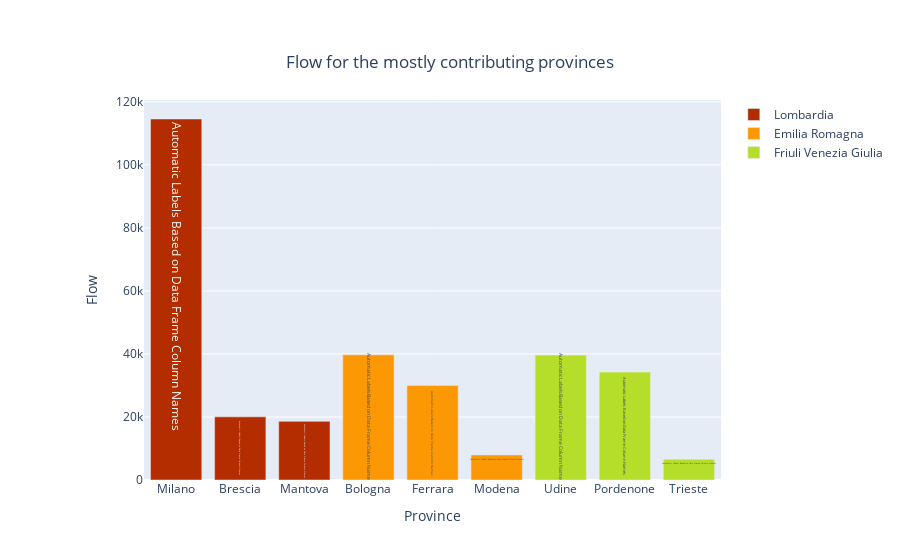
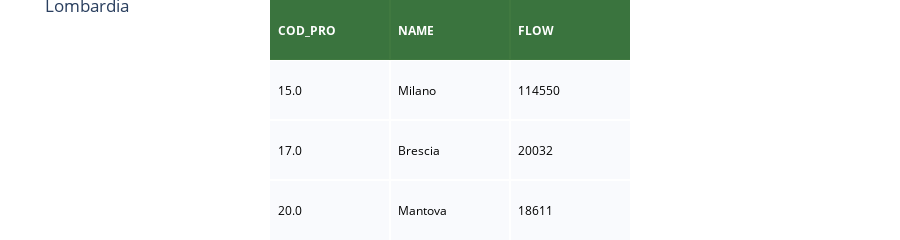
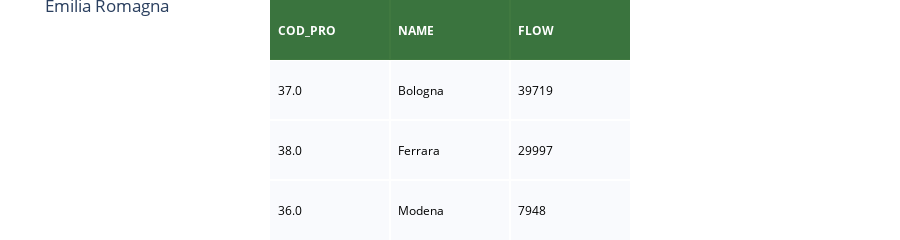
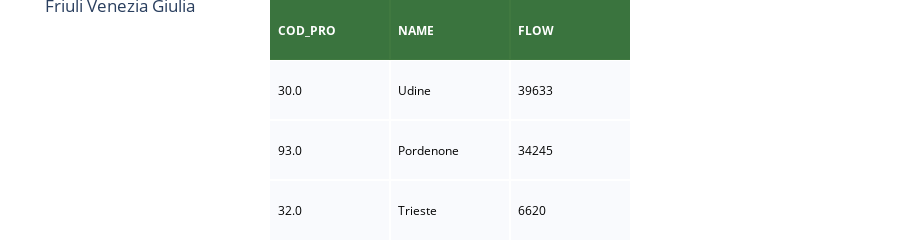

Notebook code cell kept with these figures, in order:
### Markdown cell above
## 2

### Code cell
# 4.2: STUDY OF THE FLUXES OF THE MOSTLY CONTRIBUTING PROVINCES BASED ON THE DAY OF THE WEEK 

#SELECTION OF THE PROVINCES THAT ARE MOSTLY CONTRIBUTING BASED ON THE FLOW 

#Functions that finds the mostly contributing provinces for each region:
#Returns the total flux for each province and the code of the selected provinces
def flow_province(data_regions):
    flow_province=data_regions.groupby('COD_PRO').FLOW.sum()
    flow_sorted=flow_province.sort_values(ascending=False)
    #flow_selected=flow_sorted.loc[flow_sorted[:] >= 1e4].reset_index()
    flow_selected=flow_sorted.head(n=3).reset_index()  #We choose the first 3 with the highest flux
    cod_pro_selected=flow_selected['COD_PRO'].values[:]
    return flow_selected, cod_pro_selected

d_flow_province = {} #for function output
cod_pro_selected={} #for function output
flow_pro={} #to built a dictionary with a flow dataframe for the different regions
pro_selected={}  #to built a dictionary with the code of the selected provinces

for i in range(len(reg)): 
    d_flow_province, cod_pro_selected = flow_province(data_reg[reg[i]]) #function returns two different outputs
    flow_pro[reg[i]]= d_flow_province
    pro_selected[reg[i]]=cod_pro_selected
    

#Associating each province code the province name
#flow of the province for a region flow_pro[reg[i]]: 'COD PRO', 'NAME', 'FLOW'

for i in range(len(reg)):
    name_l=[]
    for cod in flow_pro[reg[i]]['COD_PRO'].values[:]:
        if cod in d[reg[i]]['COD_PRO'].values[:]:
            where=np.argwhere(d[reg[i]]['COD_PRO'].values[:]==cod)
            idx=where[0][0] 
            name=d[reg[i]]['PROVINCIA'].values[idx:idx+1][0]
            name_l.append(name)
    flow_pro[reg[i]].insert(1, "NAME", name_l)

#Display the results
import plotly.graph_objs as go
import plotly.figure_factory as ff

result=pd.concat(flow_pro.values(), axis=1)

fig5 = go.Figure()
color_dict = ['#b32d00', '#fb9804' ,'#b5de2b']


for i in range(len(reg)):  
        fig5.add_trace(go.Bar(x = flow_pro[reg[i]]["NAME"], y = flow_pro[reg[i]]["FLOW"], name=reg[i], marker_color=color_dict[i], text="Automatic Labels Based on Data Frame Column Names"))
        fig5.update_layout(barmode='relative')
       # fig5.add_trace(go.Bar(x = flow_pro[reg[i]]["NAME"], y = flow_pro[reg[i]]["FLOW"],name =reg[i]))
        fig5.update_layout(title={'text': "Flow for the mostly contributing provinces",'y':0.9,'x':0.5,'xanchor': 'center','yanchor': 'top'},xaxis = {'domain': [0.1, 1.], 'title':'Province'}, yaxis = {'domain': [0, 1], 'anchor': 'x2', 'title': 'Flow'})

fig5.show()



table_color =  [[0, '#004d00'],[.5, '#ffffff'],[1, '#ffffff']]
    
for i in range(len(reg)):  
    fig = ff.create_table(flow_pro[reg[i]],colorscale=table_color)
    fig.update_layout(xaxis = {'domain': [.2, .7]}, yaxis1 = {'domain': [0, 1]})
    fig.update_layout(title={'text': str(reg[i]),'xanchor': 'left','yanchor': 'top'}, xaxis1 = {'domain': [0.3, .7]}, yaxis1 = {'domain': [0., 1]})
    fig.show()

### Figure 1 — Plotly figure (JSON) as saved in the notebook; plotly's stock layout.template omitted (floating-point values rounded to 4 significant figures)
{"data": [{"marker": {"color": "#b32d00"}, "name": "Lombardia", "text": "Automatic Labels Based on Data Frame Column Names", "type": "bar", "x": ["Milano", "Brescia", "Mantova"], "y": [114550, 20032, 18611]}, {"marker": {"color": "#fb9804"}, "name": "Emilia Romagna", "text": "Automatic Labels Based on Data Frame Column Names", "type": "bar", "x": ["Bologna", "Ferrara", "Modena"], "y": [39719, 29997, 7948]}, {"marker": {"color": "#b5de2b"}, "name": "Friuli Venezia Giulia", "text": "Automatic Labels Based on Data Frame Column Names", "type": "bar", "x": ["Udine", "Pordenone", "Trieste"], "y": [39633, 34245, 6620]}], "layout": {"barmode": "relative", "title": {"text": "Flow for the mostly contributing provinces", "x": 0.5, "xanchor": "center", "y": 0.9, "yanchor": "top"}, "xaxis": {"domain": [0.1, 1], "title": {"text": "Province"}}, "yaxis": {"anchor": "x2", "domain": [0, 1], "title": {"text": "Flow"}}}}

### Figure 2 — Plotly figure (JSON) as saved in the notebook; plotly's stock layout.template omitted (floating-point values rounded to 4 significant figures)
{"data": [{"colorscale": [[0, "#004d00"], [0.5, "#ffffff"], [1, "#ffffff"]], "hoverinfo": "none", "opacity": 0.75, "showscale": false, "type": "heatmap", "z": [[0, 0, 0], [0.5, 0.5, 0.5], [1, 1, 1], [0.5, 0.5, 0.5]]}], "layout": {"annotations": [{"align": "left", "font": {"color": "#ffffff"}, "showarrow": false, "text": "<b>COD_PRO</b>", "x": -0.45, "xanchor": "left", "xref": "x", "y": 0, "yref": "y"}, {"align": "left", "font": {"color": "#ffffff"}, "showarrow": false, "text": "<b>NAME</b>", "x": 0.55, "xanchor": "left", "xref": "x", "y": 0, "yref": "y"}, {"align": "left", "font": {"color": "#ffffff"}, "showarrow": false, "text": "<b>FLOW</b>", "x": 1.55, "xanchor": "left", "xref": "x", "y": 0, "yref": "y"}, {"align": "left", "font": {"color": "#000000"}, "showarrow": false, "text": "15.0", "x": -0.45, "xanchor": "left", "xref": "x", "y": 1, "yref": "y"}, {"align": "left", "font": {"color": "#000000"}, "showarrow": false, "text": "Milano", "x": 0.55, "xanchor": "left", "xref": "x", "y": 1, "yref": "y"}, {"align": "left", "font": {"color": "#000000"}, "showarrow": false, "text": "114550", "x": 1.55, "xanchor": "left", "xref": "x", "y": 1, "yref": "y"}, {"align": "left", "font": {"color": "#000000"}, "showarrow": false, "text": "17.0", "x": -0.45, "xanchor": "left", "xref": "x", "y": 2, "yref": "y"}, {"align": "left", "font": {"color": "#000000"}, "showarrow": false, "text": "Brescia", "x": 0.55, "xanchor": "left", "xref": "x", "y": 2, "yref": "y"}, {"align": "left", "font": {"color": "#000000"}, "showarrow": false, "text": "20032", "x": 1.55, "xanchor": "left", "xref": "x", "y": 2, "yref": "y"}, {"align": "left", "font": {"color": "#000000"}, "showarrow": false, "text": "20.0", "x": -0.45, "xanchor": "left", "xref": "x", "y": 3, "yref": "y"}, {"align": "left", "font": {"color": "#000000"}, "showarrow": false, "text": "Mantova", "x": 0.55, "xanchor": "left", "xref": "x", "y": 3, "yref": "y"}, {"align": "left", "font": {"color": "#000000"}, "showarrow": false, "text": "18611", "x": 1.55, "xanchor": "left", "xref": "x", "y": 3, "yref": "y"}], "height": 170, "margin": {"b": 0, "l": 0, "r": 0, "t": 0}, "title": {"text": "Lombardia", "xanchor": "left", "yanchor": "top"}, "xaxis": {"domain": [0.3, 0.7], "dtick": 1, "gridwidth": 2, "showticklabels": false, "tick0": -0.5, "ticks": "", "zeroline": false}, "yaxis": {"autorange": "reversed", "domain": [0, 1], "dtick": 1, "gridwidth": 2, "showticklabels": false, "tick0": 0.5, "ticks": "", "zeroline": false}}}

### Figure 3 — Plotly figure (JSON) as saved in the notebook; plotly's stock layout.template omitted (floating-point values rounded to 4 significant figures)
{"data": [{"colorscale": [[0, "#004d00"], [0.5, "#ffffff"], [1, "#ffffff"]], "hoverinfo": "none", "opacity": 0.75, "showscale": false, "type": "heatmap", "z": [[0, 0, 0], [0.5, 0.5, 0.5], [1, 1, 1], [0.5, 0.5, 0.5]]}], "layout": {"annotations": [{"align": "left", "font": {"color": "#ffffff"}, "showarrow": false, "text": "<b>COD_PRO</b>", "x": -0.45, "xanchor": "left", "xref": "x", "y": 0, "yref": "y"}, {"align": "left", "font": {"color": "#ffffff"}, "showarrow": false, "text": "<b>NAME</b>", "x": 0.55, "xanchor": "left", "xref": "x", "y": 0, "yref": "y"}, {"align": "left", "font": {"color": "#ffffff"}, "showarrow": false, "text": "<b>FLOW</b>", "x": 1.55, "xanchor": "left", "xref": "x", "y": 0, "yref": "y"}, {"align": "left", "font": {"color": "#000000"}, "showarrow": false, "text": "37.0", "x": -0.45, "xanchor": "left", "xref": "x", "y": 1, "yref": "y"}, {"align": "left", "font": {"color": "#000000"}, "showarrow": false, "text": "Bologna", "x": 0.55, "xanchor": "left", "xref": "x", "y": 1, "yref": "y"}, {"align": "left", "font": {"color": "#000000"}, "showarrow": false, "text": "39719", "x": 1.55, "xanchor": "left", "xref": "x", "y": 1, "yref": "y"}, {"align": "left", "font": {"color": "#000000"}, "showarrow": false, "text": "38.0", "x": -0.45, "xanchor": "left", "xref": "x", "y": 2, "yref": "y"}, {"align": "left", "font": {"color": "#000000"}, "showarrow": false, "text": "Ferrara", "x": 0.55, "xanchor": "left", "xref": "x", "y": 2, "yref": "y"}, {"align": "left", "font": {"color": "#000000"}, "showarrow": false, "text": "29997", "x": 1.55, "xanchor": "left", "xref": "x", "y": 2, "yref": "y"}, {"align": "left", "font": {"color": "#000000"}, "showarrow": false, "text": "36.0", "x": -0.45, "xanchor": "left", "xref": "x", "y": 3, "yref": "y"}, {"align": "left", "font": {"color": "#000000"}, "showarrow": false, "text": "Modena", "x": 0.55, "xanchor": "left", "xref": "x", "y": 3, "yref": "y"}, {"align": "left", "font": {"color": "#000000"}, "showarrow": false, "text": "7948", "x": 1.55, "xanchor": "left", "xref": "x", "y": 3, "yref": "y"}], "height": 170, "margin": {"b": 0, "l": 0, "r": 0, "t": 0}, "title": {"text": "Emilia Romagna", "xanchor": "left", "yanchor": "top"}, "xaxis": {"domain": [0.3, 0.7], "dtick": 1, "gridwidth": 2, "showticklabels": false, "tick0": -0.5, "ticks": "", "zeroline": false}, "yaxis": {"autorange": "reversed", "domain": [0, 1], "dtick": 1, "gridwidth": 2, "showticklabels": false, "tick0": 0.5, "ticks": "", "zeroline": false}}}

### Figure 4 — Plotly figure (JSON) as saved in the notebook; plotly's stock layout.template omitted (floating-point values rounded to 4 significant figures)
{"data": [{"colorscale": [[0, "#004d00"], [0.5, "#ffffff"], [1, "#ffffff"]], "hoverinfo": "none", "opacity": 0.75, "showscale": false, "type": "heatmap", "z": [[0, 0, 0], [0.5, 0.5, 0.5], [1, 1, 1], [0.5, 0.5, 0.5]]}], "layout": {"annotations": [{"align": "left", "font": {"color": "#ffffff"}, "showarrow": false, "text": "<b>COD_PRO</b>", "x": -0.45, "xanchor": "left", "xref": "x", "y": 0, "yref": "y"}, {"align": "left", "font": {"color": "#ffffff"}, "showarrow": false, "text": "<b>NAME</b>", "x": 0.55, "xanchor": "left", "xref": "x", "y": 0, "yref": "y"}, {"align": "left", "font": {"color": "#ffffff"}, "showarrow": false, "text": "<b>FLOW</b>", "x": 1.55, "xanchor": "left", "xref": "x", "y": 0, "yref": "y"}, {"align": "left", "font": {"color": "#000000"}, "showarrow": false, "text": "30.0", "x": -0.45, "xanchor": "left", "xref": "x", "y": 1, "yref": "y"}, {"align": "left", "font": {"color": "#000000"}, "showarrow": false, "text": "Udine", "x": 0.55, "xanchor": "left", "xref": "x", "y": 1, "yref": "y"}, {"align": "left", "font": {"color": "#000000"}, "showarrow": false, "text": "39633", "x": 1.55, "xanchor": "left", "xref": "x", "y": 1, "yref": "y"}, {"align": "left", "font": {"color": "#000000"}, "showarrow": false, "text": "93.0", "x": -0.45, "xanchor": "left", "xref": "x", "y": 2, "yref": "y"}, {"align": "left", "font": {"color": "#000000"}, "showarrow": false, "text": "Pordenone", "x": 0.55, "xanchor": "left", "xref": "x", "y": 2, "yref": "y"}, {"align": "left", "font": {"color": "#000000"}, "showarrow": false, "text": "34245", "x": 1.55, "xanchor": "left", "xref": "x", "y": 2, "yref": "y"}, {"align": "left", "font": {"color": "#000000"}, "showarrow": false, "text": "32.0", "x": -0.45, "xanchor": "left", "xref": "x", "y": 3, "yref": "y"}, {"align": "left", "font": {"color": "#000000"}, "showarrow": false, "text": "Trieste", "x": 0.55, "xanchor": "left", "xref": "x", "y": 3, "yref": "y"}, {"align": "left", "font": {"color": "#000000"}, "showarrow": false, "text": "6620", "x": 1.55, "xanchor": "left", "xref": "x", "y": 3, "yref": "y"}], "height": 170, "margin": {"b": 0, "l": 0, "r": 0, "t": 0}, "title": {"text": "Friuli Venezia Giulia", "xanchor": "left", "yanchor": "top"}, "xaxis": {"domain": [0.3, 0.7], "dtick": 1, "gridwidth": 2, "showticklabels": false, "tick0": -0.5, "ticks": "", "zeroline": false}, "yaxis": {"autorange": "reversed", "domain": [0, 1], "dtick": 1, "gridwidth": 2, "showticklabels": false, "tick0": 0.5, "ticks": "", "zeroline": false}}}
